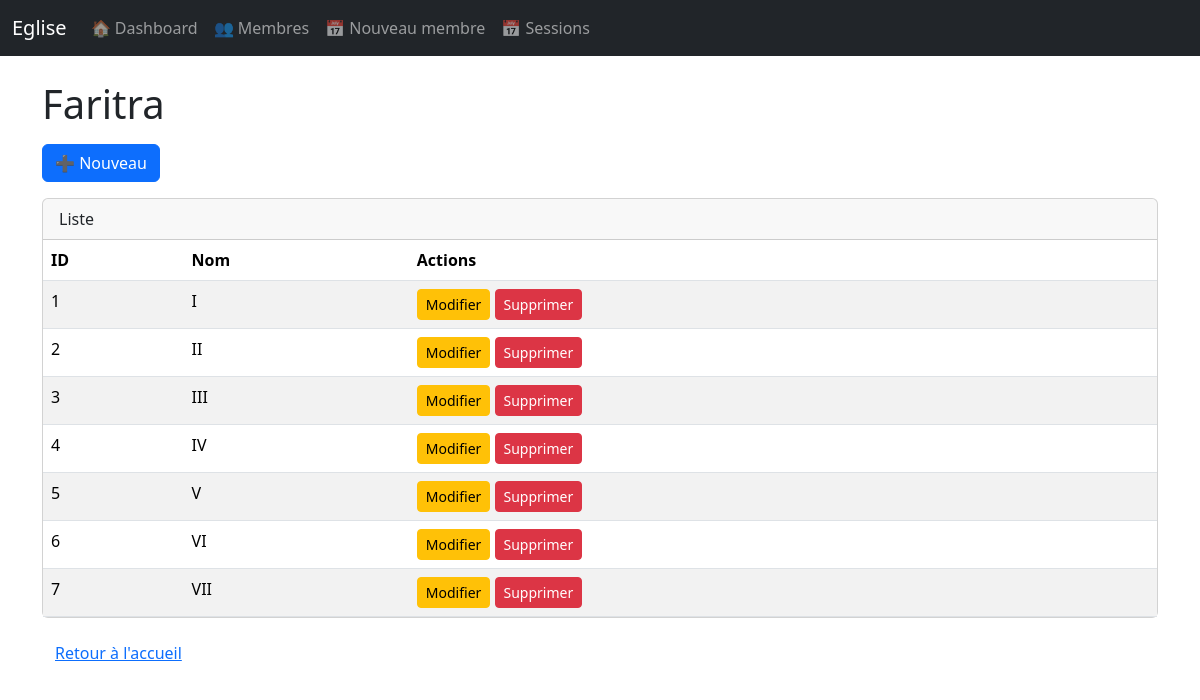
The page /faritra on the database its author committed.
### app.py (models this page shows)
class Faritra(db.Model):
    id = db.Column(db.Integer, primary_key=True)
    nom = db.Column(db.String(100), nullable=False)

### app.py (the view)
@app.route('/faritra')
def faritra_liste():
    faritras = Faritra.query.order_by(Faritra.nom).all()
    return render_template('faritra_liste.html', faritras=faritras)

### app.py (called while the page is built)
@app.context_processor
def utility_processor():
    def url_for_other_page(page):
        """
        Construit l'URL pour une autre page de pagination en conservant :
        - les paramètres de chemin (ex: session_id)
        - les paramètres GET (filtres)
        """
        args = {}
        if request.view_args:
            args.update(request.view_args)          # ex: session_id
        args.update(request.args.to_dict())         # filtres actuels
        args['page'] = page
        return url_for(request.endpoint, **args)
    return dict(url_for_other_page=url_for_other_page)

### templates/faritra_liste.html (shortened to what this page needs)
{% extends "base.html" %}
{% block content %}
  <h1 class="mb-3">Faritra</h1>
  <div class="mb-3">
    <a href="{{ url_for('faritra_nouveau') }}" class="btn btn-primary">➕ Nouveau</a>
  </div>
  <div class="card">
    <div class="card-header">Liste</div>
    <div class="table-responsive">
      <table class="table table-striped table-hover mb-0">
        <thead>
          <tr>
            <th>ID</th>
            <th>Nom</th>
            <th>Actions</th>
          </tr>
        </thead>
        <tbody>
          {% for x in faritras %}
            <tr>
              <td>{{ x.id }}</td>
              <td>{{ x.nom }}</td>
              <td>
                <a href="{{ url_for('faritra_modifier', faritra_id=x.id) }}" class="btn btn-sm btn-warning">Modifier</a>
                <form action="{{ url_for('faritra_supprimer', faritra_id=x.id) }}" method="post"
                      class="d-inline"
                      onsubmit="return confirm('Supprimer ?');">
                  <button type="submit" class="btn btn-sm btn-danger">Supprimer</button>
                </form>
              </td>
            </tr>
          {% else %}
            <tr>
              <td colspan="3" class="text-center">Aucun enregistrement.</td>
            </tr>
          {% endfor %}
        </tbody>
      </table>
    </div>
  </div>
  <a href="{{ url_for('index') }}" class="btn btn-link mt-3">Retour à l'accueil</a>
</div>
{% endblock %}

### templates/base.html (shortened to what this page needs)
<!doctype html>
<html lang="fr">
<head>
  <link href="https://cdn.jsdelivr.net/npm/bootstrap@5.3.3/dist/css/bootstrap.min.css" rel="stylesheet">
</head>
<body>
<nav class="navbar navbar-expand-lg navbar-dark bg-dark mb-4">
  <div class="container-fluid">
    <a class="navbar-brand" href="{{ url_for('index') }}">Eglise</a>
    <div class="collapse navbar-collapse" id="mainNavbar">
      <ul class="navbar-nav me-auto mb-2 mb-lg-0">
        <li class="nav-item">
          <a class="nav-link {% if request.endpoint in ['index', 'dashboard'] %}active{% endif %}"
             href="{{ url_for('index') }}">
            🏠 Dashboard
          </a>
        </li>
        <li class="nav-item">
          <a class="nav-link {% if request.endpoint == 'liste_membres' %}active{% endif %}"
             href="{{ url_for('liste_membres') }}">
            👥 Membres
          </a>
        </li>
        <li class="nav-item">
          <a class="nav-link {% if request.endpoint == 'nouveau_membre' %}active{% endif %}"
             href="{{ url_for('nouveau_membre') }}">
            📅 Nouveau membre
          </a>
        </li>
        <li class="nav-item">
          <a class="nav-link {% if request.endpoint == 'sessions_liste' %}active{% endif %}"
             href="{{ url_for('sessions_liste') }}">
            📅 Sessions
          </a>
        </li>
      </ul>
    </div>
  </div>
</nav>
<div class="container  my-4">
  {% block content %}{% endblock %}
</body>
</html>

### rows shown on the page
Faritra: id "1", nom "I"
Faritra: id "2", nom "II"
Faritra: id "3", nom "III"
Faritra: id "4", nom "IV"
Faritra: id "5", nom "V"
Faritra: id "6", nom "VI"
Faritra: id "7", nom "VII"
